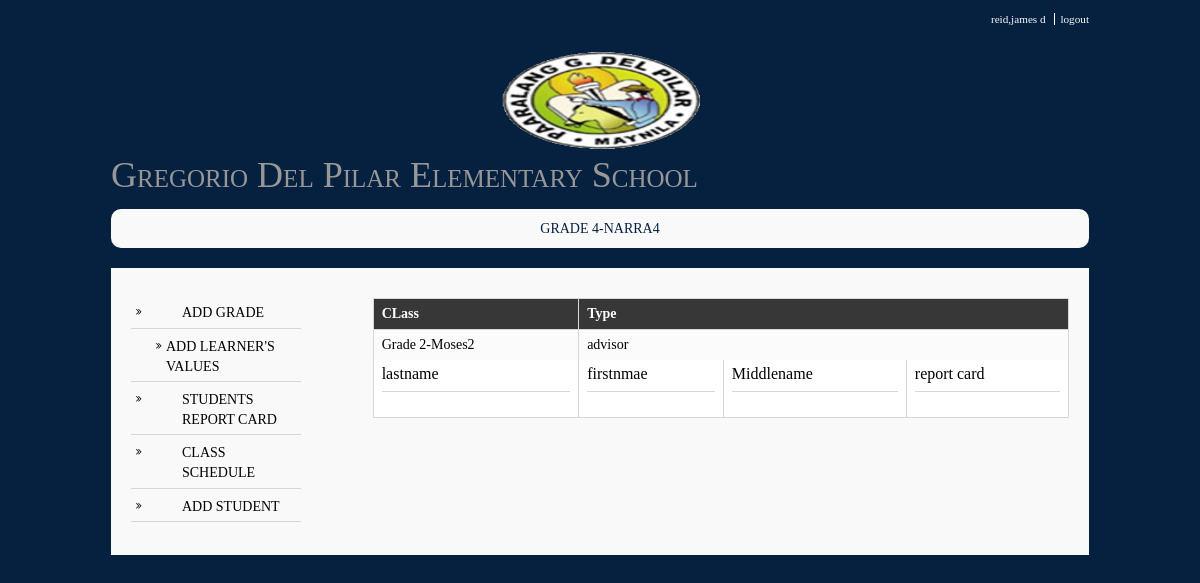
The app's page /report.php?g=Grade 2-Moses2 &t=advisor (signed in), older data.
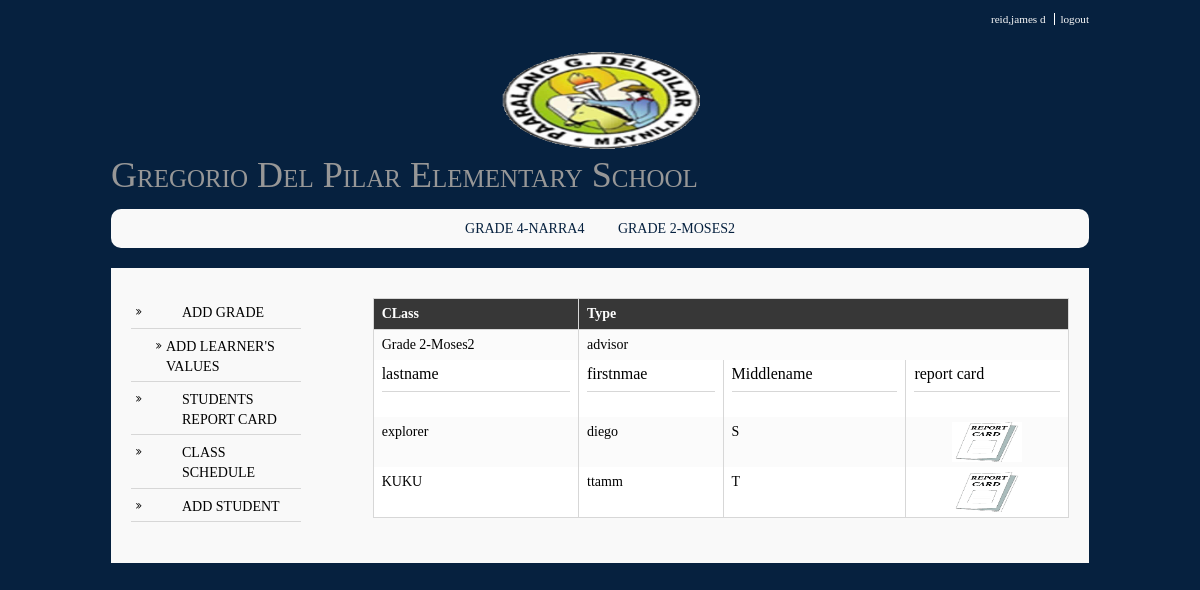
The same page, newer data.
### tables this page shows
CREATE TABLE `studentinfo` (
  `studno` varchar(50) NOT NULL,
  `lname` varchar(50) NOT NULL,
  `fname` varchar(50) NOT NULL,
  `mname` varchar(255) NOT NULL,
  `suffix` varchar(255) NOT NULL,
  `bdate` date NOT NULL,
  `age` varchar(255) NOT NULL,
  `gender` varchar(50) NOT NULL,
  `address` varchar(50) NOT NULL,
  `fathername` varchar(50) NOT NULL,
  `mothername` varchar(50) NOT NULL,
  `b_certificate` varchar(20) NOT NULL
);

### report.php (the view, shortened to what this page needs)
<?php
require "required_files.php";
require_once ("functions/functions.php");
 $g_level = $_GET['g'];
 $t_type= $_GET['t'];
 if ($t_type !== 'advisor') {
    echo '<script>
    alert("ACCESS DENIED! For Advisers only!")
     window.location.href = "teachers_home.php?" </script>';
 }else{
 $teachers_id = $_SESSION["teachers_id"];
$query = "SELECT distinct glevel_section,type_of_teacher FROM teachers_class where teachers_id LIKE '%$teachers_id%' ";
           $result = mysqli_query($connect, $query);
                  $find_student="SELECT DISTINCT  SI.studno, SI.lname, SI.fname, SI.mname,SR.school_year
                            FROM studentinfo SI, student_record SR, teachers_class TC
                            WHERE SI.studno = SR.studno
                            AND   TC.glevel_section = (SELECT DISTINCT CONCAT(SR.grade_level, '-', SR.section) FROM student_record)
                            AND   TC.teachers_id LIKE '%$teachers_id%'
                          AND TC.glevel_section LIKE '%$g_level%'
                           AND TC.glevel_section LIKE '%$g_level%'
                           AND SR.school_year = TC.school_year
                           ORDER by SI.lname ASC  ";
           $student_result = mysqli_query($connect, $find_student);
?>
<!DOCTYPE html>
  <html>
 <head>
 <link rel="stylesheet" type="text/css" href="js/bootstrap.css">
<div class='wrapper row0'>
 <div id='topbar' class='clear'>
<nav>
 <ul>
   <li><a href="teacher_acc.php"><?php echo $_SESSION['lname'].',',$_SESSION['fname'].' ', $_SESSION['mname'];?></a></li>
<li><a href='logout2.php'>logout</a></li>
 </nav>
 </div>
</div>
<?php
 echo layout();
?>
<div class="wrapper row2">
  <div class="rounded">
    <nav id="mainav" class="clear">
          <ul >
                  <?php  while ($row= mysqli_fetch_assoc($result)){ ?>
                  <li><a href="class_handled.php?g=<?php echo $_SESSION['glevel_section'];?>&t=<?php echo $_SESSION['t_type'];?>"><?php echo $_SESSION['glevel_section'];  ?></a></li>
                 <?php } ?>
                </ul>
          </div>
  </div>
</div>
<div class="wrapper row3">
  <div class="rounded">
    <main class="container clear">
 <div class="sidebar one_quarter first">
          <nav class="sdb_holder">
          <ul>
          <li><a href="class.php?g=<?php echo $g_level;?>&t=<?php echo $t_type;?>">ADD GRADE
          </a></li>
          <ul>
          <li><a href="report_card_learners_values.php?g=<?php echo $g_level;?>&t=<?php echo $t_type;?>">ADD LEARNER'S VALUES
          </a></li>
          </ul>
          <li><a href="report.php?g=<?php echo $g_level;?>&t=<?php echo $t_type;?>">STUDENTS REPORT CARD
          </a></li>
            <li><a href="class_sched.php?g=<?php echo $g_level;?>&t=<?php echo $t_type;?>">CLASS SCHEDULE</a></li>
           <li><a href="verify2.php?g=<?php echo $g_level;?>&t=<?php echo $t_type;?>">ADD STUDENT</a></li>
          </ul>
          </nav>
          </div>
                              <div id="content" class="three_quarter">
                 <div id="class">
                  <form>
                 <table>
                  <tr><th>CLass</th><th colspan="3">Type</th></tr>
                  <tr>
                   <td><?php echo $g_level; ?></td>
                 <td colspan="3"><?php echo $t_type;?></td>
                 </tr>
                  <tr><td><h3> lastname </h3></td><td><h3> firstnmae </h3></td><td><h3> Middlename </h3></td>
                  <td><h3> report card  </h3></td></tr>
                  <?php  while ($row= mysqli_fetch_array($student_result, MYSQLI_ASSOC)){?>
                  <tr>
                 <?php
                    $lname =$row['lname'];
                    $fname =$row['fname'];
                    $mname =$row['mname'];?>
                  <td> <?php echo $row['lname']; ?> </td>
                  <td> <?php echo $row['fname']; ?> </td>
                  <td> <?php echo $row['mname']; ?> </td>
                   <td><a href="report_card.php?l=<?php echo $lname." ".$fname." ".$mname; ?>&id=<?php echo $row['studno'];?>&t=<?php echo $t_type;?>&g=<?php echo $g_level;?>&sy=<?php echo $row['school_year'];?>"><center><img src="images/reportcard.png" style="width: 70px; height: 40px;" ></center></a> </td>
                  </tr>
                  <?php }?>
                  </table>
                  </form>
                  </div>
                   </div>
    </main>
  </div>
  </div>
      </body>
 </html>
<?php }?>

Row changes from the older to the newer data that the page shows:
added studentinfo: lname "explorer", fname "diego", mname "S"
now on this page (row unchanged): studentinfo: lname "KUKU", fname "ttamm", mname "T"
Text that changed along with them:
new list line: "GRADE 2-MOSES2"
